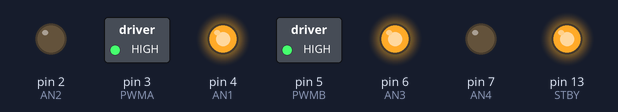
Bench run of a sketch on a simulated Arduino Uno, built with avr-gcc and run on an emulated ATmega328P. Parts: switched loads named in the sketch (green lamp = pin HIGH), output pins drawn as LEDs (lit = HIGH).

Above: at 0.1 s.
Timing chart, 0 to 1.6 s (numbered marks = the images above):
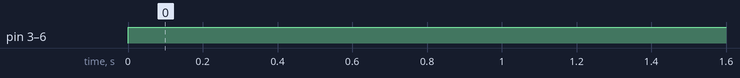

Measured:
- by itself, pin 3 (PWMA), pin 4 (AN1), pin 5 (PWMB), pin 6 (AN3): LOW → HIGH at 0.00 s

The sketch:

PRUEBA_PUENTE_H_TB6612FNG.ino
```cpp
// Pines asignados al puente H TB6612FNG
int STBY = 13;

int AN1 = 4;
int AN2 = 2;
int PWMA = 3;

int AN3 = 6;
int AN4 = 7;
int PWMB = 5;

void setup() {
  // Configurar los pines como salida
  pinMode(STBY, OUTPUT);
  pinMode(AN1, OUTPUT);
  pinMode(AN2, OUTPUT);
  pinMode(PWMA, OUTPUT);

  pinMode(AN3, OUTPUT);
  pinMode(AN4, OUTPUT);
  pinMode(PWMB, OUTPUT);

  // Quitar standby
  digitalWrite(STBY, HIGH);
}

// Función para mover el motor hacia adelante
void moverAdelante(int velocidad) {
  digitalWrite(AN1, HIGH);
  digitalWrite(AN2, LOW);
  analogWrite(PWMA, velocidad);

  digitalWrite(AN3, HIGH);
  digitalWrite(AN4, LOW);
  analogWrite(PWMB, velocidad);
}

// Función para mover el motor hacia atrás
void moverAtras(int velocidad) {
  digitalWrite(AN1, LOW);
  digitalWrite(AN2, HIGH);
  analogWrite(PWMA, velocidad);
}

// Función para detener el motor
void detenerMotor() {
  digitalWrite(AN1, LOW);
  digitalWrite(AN2, LOW);
  analogWrite(PWMA, 0);
}

void loop() {
  // Mover hacia adelante lento
  moverAdelante(255); // Velocidad baja

}
```
